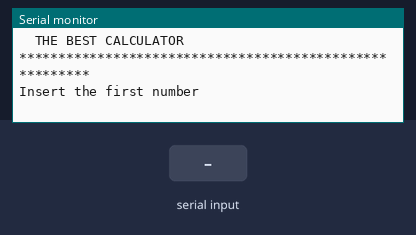
Simulated run of this sketch. Board: Arduino Uno, built with avr-gcc and run on an emulated ATmega328P. On the bench: the last lines printed to the serial monitor. The test bench sets the inputs (shaded band).

Above: at 3.2 s.
3.3 s: "+" received over Serial
At 5.1 s:
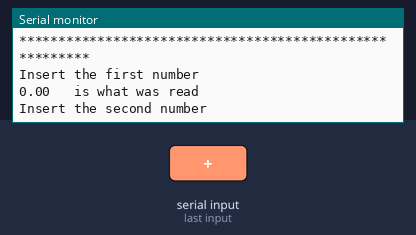
5.8 s: "-" received over Serial
At 7.1 s:
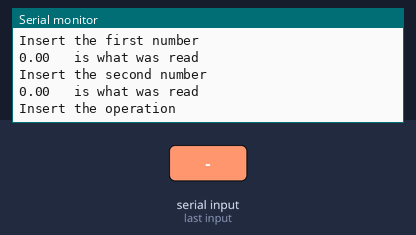
8.3 s: "90,45\n" received over Serial
At 9.6 s:
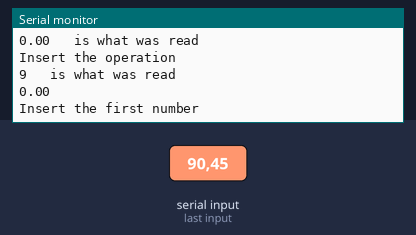

Measured:
- after the input at 3.3 s, the serial monitor: prints a new line after 1.0 s (image 1)
- after the input at 5.8 s, the serial monitor: prints a new line after 1.0 s (image 2)
- after the input at 8.3 s, the serial monitor: prints a new line at once (image 3)

The sketch:

Calculator.ino
```cpp
/*

Blinkblob

*/


void setup() {
  //start serial communication
  Serial.begin(115200);

  //give some time to open the serial monitor
  delay(2000);
  Serial.print(F("****************************"));
  Serial.println(F("****************************"));
  Serial.println(F("\tTHE BEST CALCULATOR"));
  Serial.print(F("****************************"));
  Serial.println(F("****************************"));
  Serial.println(); Serial.println();
}

void loop() {

    float a, b, c;
    char operation;

        // Inputs
        Serial.println(F("Insert the first number"));
        // WAIT FOR INPUT
        while(Serial.available() == 0)
          delay(10);
        // READ IN PUT
        if (Serial.available() > 0) {
          a = Serial.parseFloat();

         // EMPTY BUFFER
         while(Serial.available() > 0)
              Serial.read();
          }

          Serial.print(a);
            Serial.println(F("\t is what was read"));
            Serial.println();

           Serial.println(F("Insert the second number"));
        // WAIT FOR INPUT
        while(Serial.available() == 0)
          delay(10);
        // READ IN PUT
        if (Serial.available() > 0) {
          b = Serial.parseFloat();

         // EMPTY BUFFER
         while(Serial.available() > 0)
              Serial.read();
          }

          Serial.print(b);
            Serial.println(F("\t is what was read"));
            Serial.println();


                 Serial.println(F("Insert the operation"));
        // WAIT FOR INPUT
        while(Serial.available() == 0)
          delay(10);
        // READ IN PUT
        if (Serial.available() > 0) {
          operation = Serial.read();

         // EMPTY BUFFER
         while(Serial.available() > 0)
              Serial.read();
          }

          Serial.print(operation);
            Serial.println(F("\t is what was read"));
            Serial.println();


        // Cases depending on operation input
        if (operation == '+')
        {
            Serial.println(c = a + b);
        }
        else if (operation == '-')
        {
            Serial.println(c = a - b);
        }
        else
        {
            Serial.println(c = a*b);
        }
    }
```
